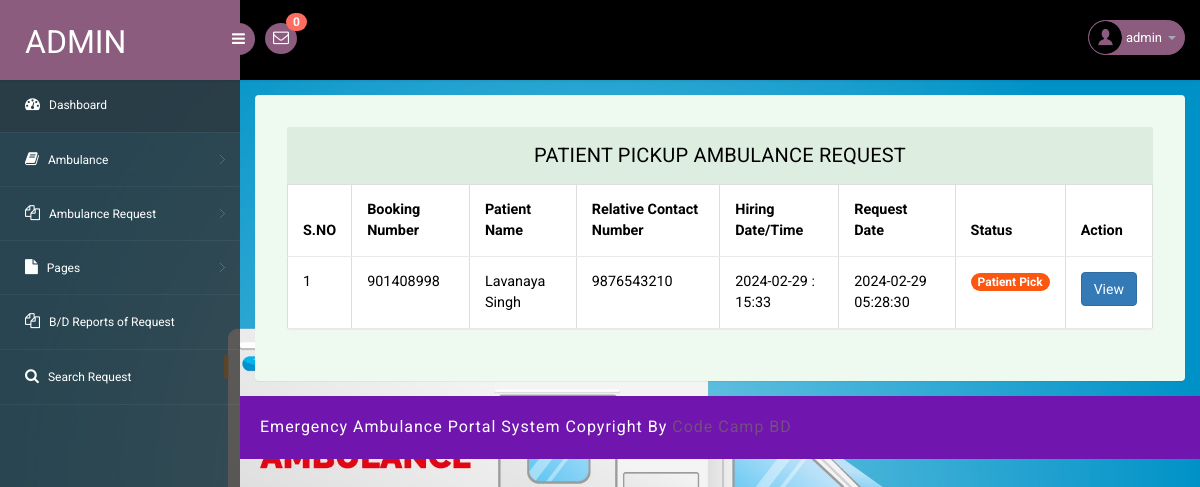
The app's page /admin/pickup-ambulance-request.php (signed in) with its own data.
### tables this page shows
CREATE TABLE `tblambulancehiring` (
  `ID` int(11) NOT NULL,
  `BookingNumber` int(10) DEFAULT NULL,
  `PatientName` varchar(250) DEFAULT NULL,
  `RelativeName` varchar(250) DEFAULT NULL,
  `RelativeConNum` bigint(11) DEFAULT NULL,
  `HiringDate` varchar(250) DEFAULT NULL,
  `HiringTime` varchar(250) DEFAULT NULL,
  `AmbulanceType` int(5) DEFAULT NULL,
  `Address` mediumtext DEFAULT NULL,
  `City` mediumtext DEFAULT NULL,
  `State` mediumtext DEFAULT NULL,
  `Message` longtext DEFAULT NULL,
  `BookingDate` timestamp NULL DEFAULT current_timestamp(),
  `Remark` varchar(250) DEFAULT NULL,
  `Status` varchar(250) DEFAULT NULL,
  `AmbulanceRegNo` varchar(250) DEFAULT NULL,
  `UpdationDate` timestamp NULL DEFAULT NULL ON UPDATE current_timestamp()
);

### admin/pickup-ambulance-request.php (the view, shortened to what this page needs)
<?php
include('includes/dbconnection.php');
if (strlen($_SESSION['eahpaid']==0)) {
  header('location:logout.php');
  } else{
?>
<!DOCTYPE html>
<head>
<link rel="stylesheet" href="css/bootstrap.min.css" >
<link href="css/style.css" rel='stylesheet' type='text/css' />
<link href="css/style-responsive.css" rel="stylesheet"/>
<link rel="stylesheet" href="css/font.css" type="text/css"/>
<link href="css/font-awesome.css" rel="stylesheet">
</head>
<body>
<section id="container">
<?php include_once('includes/header.php');?>
<?php include_once('includes/sidebar.php');?>
<section id="main-content">
	<section class="wrapper">
		<div class="table-agile-info">
 <div class="panel panel-default">
    <div class="panel-heading">
     Patient Pickup Ambulance Request
    </div>
    <div>
      <table class="table table-bordered">
        <thead>
          <tr>
            <th data-breakpoints="xs">S.NO</th>
            <th>Booking Number</th>
            <th>Patient Name</th>
            <th>Relative Contact Number</th>
            <th>Hiring Date/Time</th>
            <th>Request Date</th>
            <th>Status</th>
            <th data-breakpoints="xs">Action</th>
          </tr>
        </thead>
        <?php
$ret=mysqli_query($con,"select * from  tblambulancehiring  where tblambulancehiring.Status='Pickup'");
$cnt=1;
$count=mysqli_num_rows($ret);
if($count>0){
while ($row=mysqli_fetch_array($ret)) {
?>
        <tbody>
          <tr data-expanded="true">
            <td><?php echo $cnt;?></td>
              <td><?php  echo $row['BookingNumber'];?></td>
              <td><?php  echo $row['PatientName'];?></td>
                  <td><?php  echo $row['RelativeConNum'];?></td>
                  <td><?php  echo $row['HiringDate'];?> : <?php  echo $row['HiringTime'];?></td>
                  <td><?php  echo $row['BookingDate'];?></td>
                                   <td> <?php   $pstatus=$row['Status'];
                 if($pstatus==""){ ?>
<span class="badge badge-info">New</span>
 <?php } elseif($pstatus=="Assigned"){ ?>
<span } class="badge badge-primary">Assigned</span>
 <?php } elseif($pstatus=="On the way"){ ?>
<span class="badge badge-primary">On the Way</span>
 <?php } elseif($pstatus=="Pickup"){ ?>
<span class="badge badge-success">Patient Pick</span>
 <?php } elseif($pstatus=="Reached"){ ?>
<span class="badge badge-success">Patient Reached Hospital</span>
 <?php } elseif($pstatus=="Rejected"){ ?>
<span class="badge badge-success">Rejected</span>
<?php } ?>
</td>
                  <td><a href="booking-details.php?id=<?php echo $row['ID'];?>&&bookingnum=<?php echo $row['BookingNumber'];?>" class="btn btn-primary">View</a></td>
                </tr>
                <?php
$cnt=$cnt+1;
} } else {?>
<tr>
  <th colspan="8" style="color:red">No Record Found</th>
</tr>
<?php } ?>
 </tbody>
            </table>
    </div>
  </div>
</div>
</section>
		 <?php include_once('includes/footer.php');?>
</section>
</section>
</body>
</html>
<?php }  ?>

### admin/includes/header.php (shortened to what this page needs)
<?php
include('includes/dbconnection.php');
?>
<header class="header fixed-top clearfix">
<div class="brand">
    <a href="dashboard.php" class="logo">
        Admin
    </a>
    <div class="sidebar-toggle-box">
        <div class="fa fa-bars"></div>
    </div>
</div>
<div class="nav notify-row" id="top_menu">
    <ul class="nav top-menu">
<?php
$ret1=mysqli_query($con,"select * from tblambulancehiring
 where   (tblambulancehiring.Status is null || tblambulancehiring.Status='')");
$num=mysqli_num_rows($ret1);
?>
        <li id="header_inbox_bar" class="dropdown">
            <a data-toggle="dropdown" class="dropdown-toggle" href="#">
                <i class="fa fa-envelope-o"></i>
                <span class="badge bg-important"><?php echo $num;?></span>
            </a>
        </li>
    </ul>
</div>
<div class="top-nav clearfix">
    <ul class="nav pull-right top-menu">
        <li class="dropdown">
            <a data-toggle="dropdown" class="dropdown-toggle" href="#">
                <?php
$adid=$_SESSION['eahpaid'];
$ret=mysqli_query($con,"select AdminName from tbladmin where ID='$adid'");
$row=mysqli_fetch_array($ret);
$name=$row['AdminName'];
?>
                <img alt="" src="images/2.png">
                <span class="username"><?php echo $name; ?></span>
                <b class="caret"></b>
            </a>
        </li>
    </ul>
</div>
</header>

### admin/css/style.css (style rules this page uses)
ul, ol { margin: 0; }
html, body { font-family: 'Roboto', sans-serif; font-size: 100%; overflow-x: hidden; background: url(../images/bg.jpg) no-repeat 0px 0px; background-size:cover; }
body a { transition: 0.5s all ease; -webkit-transition: 0.5s all ease; -moz-transition: 0.5s all ease; -o-transition: 0.5s all ease; -ms-transition: 0.5s all ease; text-decoration:none; }
ul,label { margin:0; padding:0; }
#main-content { margin-left:240px; -webkit-transition:all .3s ease-in-out; -moz-transition:all .3s ease-in-out; -o-transition:all .3s ease-in-out; transition:all .3s ease-in-out; }
.header { left:0; right:0; z-index:1002; background:#000; -webkit-transition:all .3s ease-in-out; -moz-transition:all .3s ease-in-out; -o-transition:all .3s ease-in-out; transition:all .3s ease-in-out; }
.fixed-top { position:fixed; box-shadow:1px 0 3px rgba(0,0,0,.15); }
.wrapper { display:inline-block; margin-top:80px; padding:15px; width:100%; }
.brand { background:#8b5c7e; float:left; width:240px; height:80px; position:relative; }
a.logo { font-size:32px; color:#fff; float:left; margin:20px 0 0 25px; text-transform:uppercase; }
#top_menu .nav>li,ul.top-menu>li { float:left; }
.notify-row { float:left; margin-top:23px; margin-left:25px; }
ul.top-menu { margin-right:15px; margin-top: 0; }
ul.top-menu > li > a { color: #fff; font-size: 16px; background: #8b5c7e; padding: 4px 8px; margin-right: 15px; border-radius: 50%; -webkit-border-radius: 50%; padding-right: 8px !important; }
.notify-row .badge { position:absolute; right:-10px; top:-10px; z-index:100; }
.top-nav { margin-top:20px; }
.top-nav img { border-radius:50%; -webkit-border-radius:50%; width:33px; }
.top-nav .username { font-size:13px; color:#fff; }
.top-nav ul.top-menu>li>a { border-radius: 100px; -webkit-border-radius: 100px; padding: 0px; background: none; margin-right: 0; border: 1px solid #8b5c7e; background: #8b5c7e; }
.top-nav ul.top-menu>li { margin-left:10px; }
.top-nav .nav .caret { border-bottom-color:#A4AABA; border-top-color:#A4AABA; }
.sidebar-toggle-box { float:left; margin-top:23px; margin-left:-15px; background:#8b5c7e; border-radius:50%; -webkit-border-radius:50%; width:32px; height:32px; position:absolute; right:-15px; }
.sidebar-toggle-box .fa-bars { cursor:pointer; display:inline-block; font-size:15px; padding:8px 8px 8px 9px; color:#fff; }
.panel-heading { position: relative; height: 57px; line-height: 57px; letter-spacing: 0.2px; color: #000; font-size: 18px; font-weight: 400; padding: 0 16px; background:#ddede0; border-top-right-radius: 2px; border-top-left-radius: 2px; text-transform: uppercase; text-align: center; }
.panel { border: none ! important; }
.table>thead>tr>th { border-bottom: 1px solid #e1ab91 ! important; }
.table>tbody>tr>td, .table>tbody>tr>th, .table>tfoot>tr>td, .table>tfoot>tr>th, .table>thead>tr>td, .table>thead>tr>th { border-bottom: 1px solid #e9e9e9 ! important; }
.table > thead > tr > th, .table > tbody > tr > th, .table > tfoot > tr > th, .table > thead > tr > td, .table > tbody > tr > td, .table > tfoot > tr > td { border-top: none !important; }
.badge-success { background-color: #fb5710; }
.table td, .table>tbody>tr>td, .table>tbody>tr>th, .table>tfoot>tr>td, .table>tfoot>tr>th, .table>thead>tr>td, .table>thead>tr>th { padding: 15px!important; }
.table > thead > tr > th, .table > tbody > tr > th, .table > tfoot > tr > th, .table > thead > tr > td, .table > tbody > tr > td, .table > tfoot > tr > td { font-size: 0.9em; color: #000; border-top: none !important; }
.table-agile-info { background: #eef9f0; padding: 2em; border-radius: 4px; -webkit-box-shadow: 0 1px 1px rgba(0,0,0,.05); box-shadow: 0 1px 1px rgba(0,0,0,.05); }
.panel-default>.panel-heading { color: #000000 ! important; background-color: #ddede0 ! important; border-color: #ddede0 ! important; font-size: 20px; }
.badge.bg-important { background: #ff6c60; }

### records on screen
tblambulancehiring: BookingNumber "901408998", PatientName "Lavanaya Singh", RelativeConNum "9876543210", HiringDate "2024-02-29", HiringTime "15:33", BookingDate "2024-02-29 05:28:30", Status "Patient Pick"

### other values on screen
$num "0"
$name "admin"
